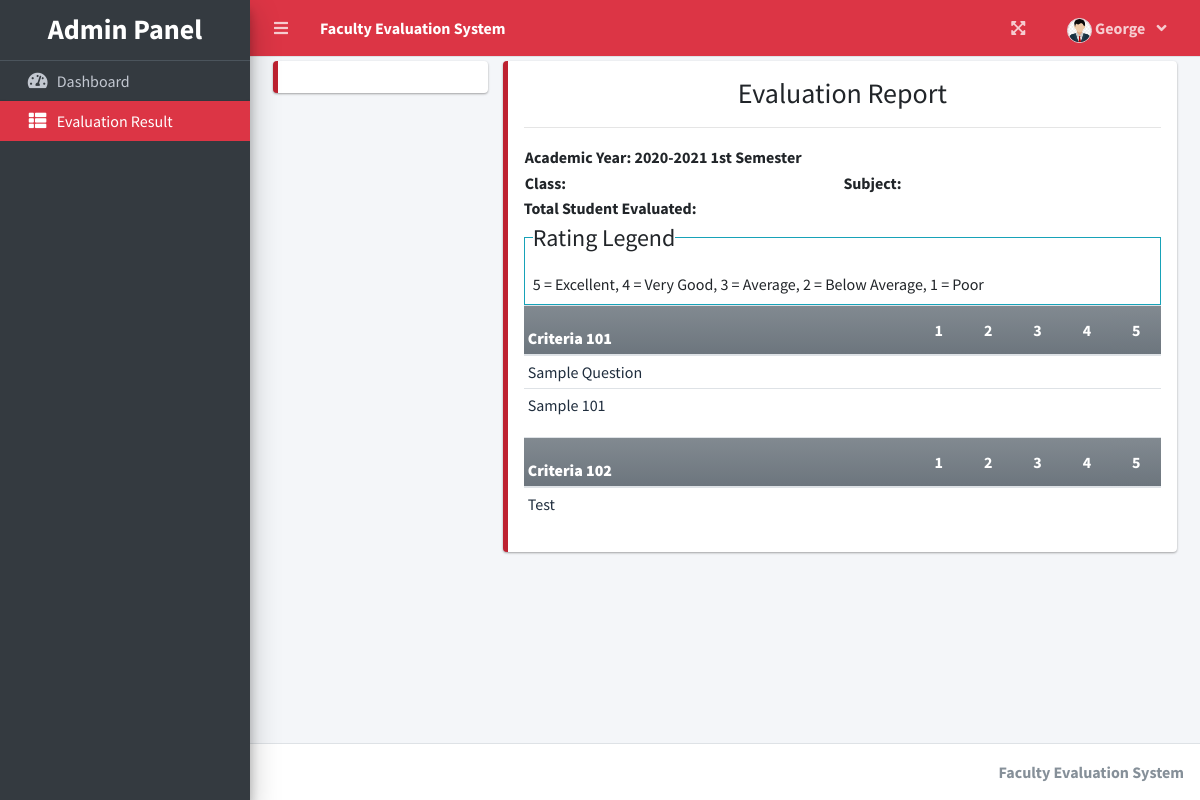
Page /index.php?page=result (signed in) on the committed database.
### tables this page shows
CREATE TABLE `criteria_list` (
  `id` int(30) NOT NULL,
  `criteria` text NOT NULL,
  `order_by` int(30) NOT NULL
);

CREATE TABLE `question_list` (
  `id` int(30) NOT NULL,
  `academic_id` int(30) NOT NULL,
  `question` text NOT NULL,
  `order_by` int(30) NOT NULL,
  `criteria_id` int(30) NOT NULL
);

### faculty/result.php (the view, shortened to what this page needs)
<?php
function ordinal_suffix($num){
    $num = $num % 100;
    if($num < 11 || $num > 13){
         switch($num % 10){
            case 1: return $num.'st';
        }
    }
    return $num.'th';
}
?>
<div class="col-lg-12">
	<div class="row">
	</div>
	<div class="row">
		<div class="col-md-3">
			<div class="callout callout-danger">
			</div>
		</div>
		<div class="col-md-9">
			<div class="callout callout-danger" id="printable">
			<div>
			<h3 class="text-center">Evaluation Report</h3>
			<hr>
			<table width="100%">
					<tr>
						<td width="50%"><p><b>Academic Year: <span id="ay"><?php echo $_SESSION['academic']['year'].' '.(ordinal_suffix($_SESSION['academic']['semester'])) ?> Semester</span></b></p></td>
						<td></td>
					</tr>
					<tr>
						<td width="50%"><p><b>Class: <span id="classField"></span></b></p></td>
						<td width="50%"><p><b>Subject: <span id="subjectField"></span></b></p></td>
					</tr>
			</table>
				<p class=""><b>Total Student Evaluated: <span id="tse"></span></b></p>
			</div>
				<fieldset class="border border-info p-2 w-100">
				   <legend  class="w-auto">Rating Legend</legend>
				   <p>5 = Excellent, 4 = Very Good, 3 = Average, 2 = Below Average, 1 = Poor</p>
				</fieldset>
				<?php
						$criteria = $conn->query("SELECT * FROM criteria_list where id in (SELECT criteria_id FROM question_list where academic_id = {$_SESSION['academic']['id']} ) order by abs(order_by) asc ");
						while($crow = $criteria->fetch_assoc()):
					?>
					<table class="table table-condensed wborder">
						<thead>
							<tr class="bg-gradient-secondary">
								<th class=" p-1"><b><?php echo $crow['criteria'] ?></b></th>
								<th width="5%" class="text-center">1</th>
								<th width="5%" class="text-center">2</th>
								<th width="5%" class="text-center">3</th>
								<th width="5%" class="text-center">4</th>
								<th width="5%" class="text-center">5</th>
							</tr>
						</thead>
						<tbody class="tr-sortable">
							<?php
							$questions = $conn->query("SELECT * FROM question_list where criteria_id = {$crow['id']} and academic_id = {$_SESSION['academic']['id']} order by abs(order_by) asc ");
							while($row=$questions->fetch_assoc()):
							?>
							<tr class="bg-white">
								<td class="p-1" width="40%">
									<?php echo $row['question'] ?>
								</td>
								<?php for($c=1;$c<=5;$c++): ?>
								<td class="text-center">
			                      </div>
								</td>
								<?php endfor; ?>
							</tr>
							<?php endwhile; ?>
						</tbody>
					</table>
					<?php endwhile; ?>

### rows in the picture
criteria_list: criteria "Criteria 101"
question_list: question "Sample Question"
question_list: question "Sample 101"
criteria_list: criteria "Criteria 102"
question_list: question "Test"

### other values in the picture
$_SESSION['system']['name'] "Faculty Evaluation System"
$_SESSION['login_firstname'] "George"
$_SESSION['academic']['year'] "2020-2021"
ordinal_suffix($_SESSION['academic']['semester']) "1st"
